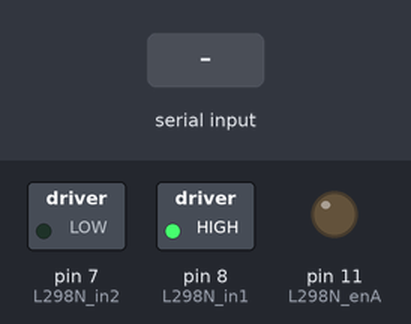
The sketch below on a simulated Arduino Uno, built with avr-gcc and run on an emulated ATmega328P. Shown: switched loads named in the sketch (green lamp = pin HIGH), output pins drawn as LEDs (lit = HIGH). The test bench sets the inputs (shaded band).

Above: at 1.2 s.
1.3 s: "90,45\n" received over Serial
At 3.2 s:
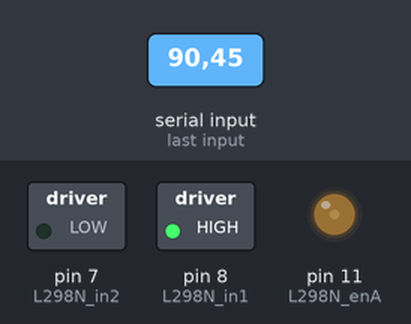
3.8 s: "30,150\n" received over Serial
At 5.1 s:
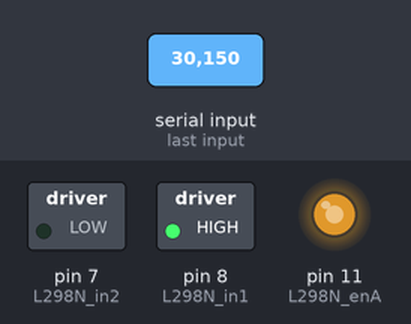
6.3 s: "5\n" received over Serial
At 8.2 s:
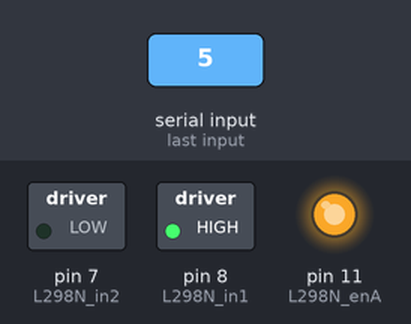
8.7 s: "90\n" received over Serial
At 10.0 s:
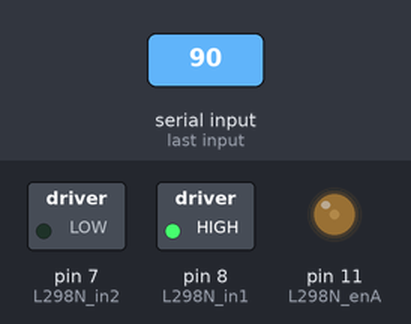
Timing chart, 0 to 11.7 s (numbered marks = the images above; inputs shaded):
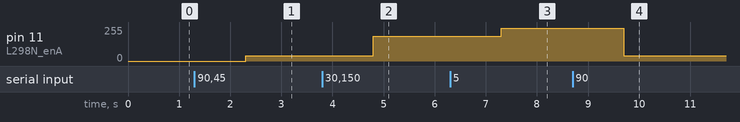

The sketch:

simple_motor_control.ino
```cpp
// L298N H-Bridge Connection PINs
#define L298N_enA 11  // PWM
#define L298N_in2 7  // Dir Motor A
#define L298N_in1 8  // Dir Motor A

float cmd = 0;

void setup() {
  // Set pin modes
  pinMode(L298N_enA, OUTPUT);
  pinMode(L298N_in1, OUTPUT);
  pinMode(L298N_in2, OUTPUT);

  // Set Motor Rotation Direction
  digitalWrite(L298N_in1, HIGH);
  digitalWrite(L298N_in2, LOW);

  Serial.begin(115200);
}

void loop() {
  if (Serial.available())
  {
    cmd = Serial.readString().toFloat();
  }
  analogWrite(L298N_enA, cmd*100);
}
```

Measured:
- after the input at 1.3 s, pin 11 (L298N_enA): 0/255 → 40/255 after 1.0 s
- after the input at 3.8 s, pin 11 (L298N_enA): 40/255 → 184/255 after 1.0 s
- after the input at 6.3 s, pin 11 (L298N_enA): 184/255 → 244/255 after 1.0 s
- after the input at 8.7 s, pin 11 (L298N_enA): 244/255 → 40/255 after 1.0 s
